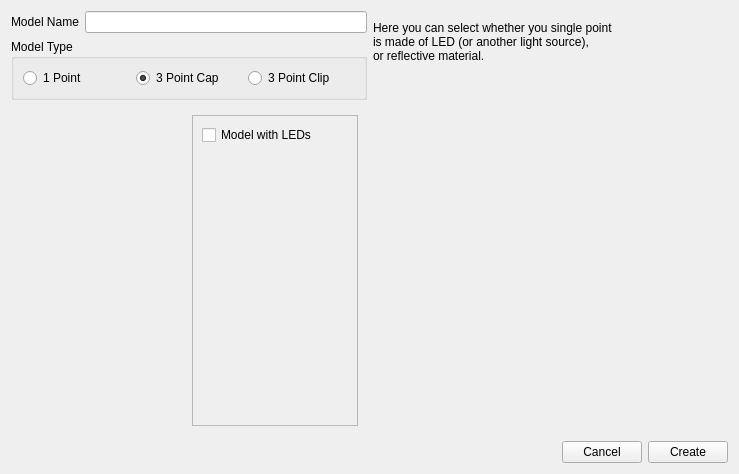
<?xml version="1.0" encoding="UTF-8"?>
<ui version="4.0">
 <class>ModelCreation</class>
 <widget class="QWidget" name="ModelCreation">
  <property name="geometry">
   <rect>
    <x>0</x>
    <y>0</y>
    <width>739</width>
    <height>474</height>
   </rect>
  </property>
  <property name="windowTitle">
   <string>Model Creation</string>
  </property>
  <layout class="QVBoxLayout" name="verticalLayout_2">
   <item>
    <layout class="QHBoxLayout" name="horizontalLayout_4">
     <item>
      <layout class="QVBoxLayout" name="verticalLayout">
       <item>
        <layout class="QHBoxLayout" name="horizontalLayout_2">
         <item>
          <widget class="QLabel" name="label">
           <property name="text">
            <string>Model Name</string>
           </property>
          </widget>
         </item>
         <item>
          <widget class="QLineEdit" name="ModelName"/>
         </item>
        </layout>
       </item>
       <item>
        <widget class="QGroupBox" name="groupBox_2">
         <property name="title">
          <string>Model Type</string>
         </property>
         <layout class="QHBoxLayout" name="horizontalLayout_9">
          <item>
           <widget class="QRadioButton" name="Model1Pt">
            <property name="text">
             <string>1 Point</string>
            </property>
           </widget>
          </item>
          <item>
           <widget class="QRadioButton" name="Model3PtCap">
            <property name="text">
             <string>3 Point Cap</string>
            </property>
            <property name="checked">
             <bool>true</bool>
            </property>
           </widget>
          </item>
          <item>
           <widget class="QRadioButton" name="Model3PtClip">
            <property name="text">
             <string>3 Point Clip</string>
            </property>
           </widget>
          </item>
         </layout>
        </widget>
       </item>
       <item>
        <widget class="QStackedWidget" name="ModelStack">
         <property name="currentIndex">
          <number>2</number>
         </property>
         <widget class="QWidget" name="page_3">
          <layout class="QHBoxLayout" name="horizontalLayout_3">
           <item>
            <widget class="QLabel" name="label_24">
             <property name="sizePolicy">
              <sizepolicy hsizetype="Minimum" vsizetype="Minimum">
               <horstretch>0</horstretch>
               <verstretch>0</verstretch>
              </sizepolicy>
             </property>
             <property name="text">
              <string/>
             </property>
             <property name="pixmap">
              <pixmap resource="ltr_rc.qrc">:/ltr/cap_small.png</pixmap>
             </property>
             <property name="scaledContents">
              <bool>false</bool>
             </property>
            </widget>
           </item>
           <item>
            <widget class="QFrame" name="frame_3">
             <property name="frameShape">
              <enum>QFrame::StyledPanel</enum>
             </property>
             <property name="frameShadow">
              <enum>QFrame::Raised</enum>
             </property>
             <layout class="QVBoxLayout" name="verticalLayout_4">
              <item>
               <layout class="QVBoxLayout" name="verticalLayout_9">
                <item>
                 <layout class="QGridLayout" name="gridLayout_2">
                  <item row="0" column="0">
                   <widget class="QLabel" name="label_25">
                    <property name="text">
                     <string>A [mm]</string>
                    </property>
                   </widget>
                  </item>
                  <item row="0" column="1">
                   <widget class="QDoubleSpinBox" name="CapA">
                    <property name="minimum">
                     <double>1.000000000000000</double>
                    </property>
                    <property name="maximum">
                     <double>999.990000000000009</double>
                    </property>
                    <property name="value">
                     <double>50.000000000000000</double>
                    </property>
                   </widget>
                  </item>
                  <item row="1" column="1">
                   <widget class="QDoubleSpinBox" name="CapB">
                    <property name="minimum">
                     <double>1.000000000000000</double>
                    </property>
                    <property name="maximum">
                     <double>999.990000000000009</double>
                    </property>
                    <property name="value">
                     <double>70.000000000000000</double>
                    </property>
                   </widget>
                  </item>
                  <item row="1" column="0">
                   <widget class="QLabel" name="label_26">
                    <property name="text">
                     <string>B [mm]</string>
                    </property>
                   </widget>
                  </item>
                  <item row="2" column="0">
                   <widget class="QLabel" name="label_27">
                    <property name="text">
                     <string>C [mm]</string>
                    </property>
                   </widget>
                  </item>
                  <item row="2" column="1">
                   <widget class="QDoubleSpinBox" name="CapC">
                    <property name="minimum">
                     <double>1.000000000000000</double>
                    </property>
                    <property name="maximum">
                     <double>999.990000000000009</double>
                    </property>
                    <property name="value">
                     <double>92.500000000000000</double>
                    </property>
                   </widget>
                  </item>
                  <item row="3" column="0">
                   <widget class="QLabel" name="label_28">
                    <property name="text">
                     <string>Hy [mm]</string>
                    </property>
                   </widget>
                  </item>
                  <item row="3" column="1">
                   <widget class="QDoubleSpinBox" name="CapHy">
                    <property name="minimum">
                     <double>1.000000000000000</double>
                    </property>
                    <property name="maximum">
                     <double>999.990000000000009</double>
                    </property>
                    <property name="value">
                     <double>100.000000000000000</double>
                    </property>
                   </widget>
                  </item>
                  <item row="4" column="0">
                   <widget class="QLabel" name="label_29">
                    <property name="text">
                     <string>Hz [mm]</string>
                    </property>
                   </widget>
                  </item>
                  <item row="4" column="1">
                   <widget class="QDoubleSpinBox" name="CapHz">
                    <property name="minimum">
                     <double>1.000000000000000</double>
                    </property>
                    <property name="maximum">
                     <double>999.990000000000009</double>
                    </property>
                    <property name="value">
                     <double>90.000000000000000</double>
                    </property>
                   </widget>
                  </item>
                 </layout>
                </item>
                <item>
                 <spacer name="verticalSpacer_5">
                  <property name="orientation">
                   <enum>Qt::Vertical</enum>
                  </property>
                  <property name="sizeHint" stdset="0">
                   <size>
                    <width>20</width>
                    <height>40</height>
                   </size>
                  </property>
                 </spacer>
                </item>
                <item>
                 <widget class="QCheckBox" name="CapLeds">
                  <property name="text">
                   <string>Model with LEDs</string>
                  </property>
                 </widget>
                </item>
               </layout>
              </item>
             </layout>
            </widget>
           </item>
          </layout>
         </widget>
         <widget class="QWidget" name="page_4">
          <layout class="QHBoxLayout" name="horizontalLayout_12">
           <item>
            <widget class="QLabel" name="label_30">
             <property name="text">
              <string/>
             </property>
             <property name="pixmap">
              <pixmap resource="ltr_rc.qrc">:/ltr/clip_small.png</pixmap>
             </property>
            </widget>
           </item>
           <item>
            <widget class="QFrame" name="frame_4">
             <property name="frameShape">
              <enum>QFrame::StyledPanel</enum>
             </property>
             <property name="frameShadow">
              <enum>QFrame::Raised</enum>
             </property>
             <layout class="QVBoxLayout" name="verticalLayout_5">
              <item>
               <layout class="QVBoxLayout" name="verticalLayout_11">
                <item>
                 <layout class="QGridLayout" name="gridLayout_3">
                  <item row="0" column="0">
                   <widget class="QLabel" name="label_3">
                    <property name="text">
                     <string>A [mm]</string>
                    </property>
                   </widget>
                  </item>
                  <item row="0" column="1">
                   <widget class="QDoubleSpinBox" name="ClipA">
                    <property name="minimum">
                     <double>1.000000000000000</double>
                    </property>
                    <property name="maximum">
                     <double>999.990000000000009</double>
                    </property>
                    <property name="value">
                     <double>30.000000000000000</double>
                    </property>
                   </widget>
                  </item>
                  <item row="1" column="1">
                   <widget class="QDoubleSpinBox" name="ClipB">
                    <property name="minimum">
                     <double>1.000000000000000</double>
                    </property>
                    <property name="maximum">
                     <double>999.990000000000009</double>
                    </property>
                    <property name="value">
                     <double>40.000000000000000</double>
                    </property>
                   </widget>
                  </item>
                  <item row="1" column="0">
                   <widget class="QLabel" name="label_34">
                    <property name="text">
                     <string>B [mm]</string>
                    </property>
                   </widget>
                  </item>
                  <item row="2" column="0">
                   <widget class="QLabel" name="label_35">
                    <property name="text">
                     <string>C [mm]</string>
                    </property>
                   </widget>
                  </item>
                  <item row="2" column="1">
                   <widget class="QDoubleSpinBox" name="ClipC">
                    <property name="minimum">
                     <double>1.000000000000000</double>
                    </property>
                    <property name="maximum">
                     <double>999.990000000000009</double>
                    </property>
                    <property name="value">
                     <double>70.000000000000000</double>
                    </property>
                   </widget>
                  </item>
                  <item row="5" column="0">
                   <widget class="QLabel" name="label_36">
                    <property name="text">
                     <string>Hy [mm]</string>
                    </property>
                   </widget>
                  </item>
                  <item row="5" column="1">
                   <widget class="QDoubleSpinBox" name="ClipHy">
                    <property name="minimum">
                     <double>-999.990000000000009</double>
                    </property>
                    <property name="maximum">
                     <double>999.990000000000009</double>
                    </property>
                    <property name="value">
                     <double>-100.000000000000000</double>
                    </property>
                   </widget>
                  </item>
                  <item row="6" column="0">
                   <widget class="QLabel" name="label_37">
                    <property name="text">
                     <string>Hz [mm]</string>
                    </property>
                   </widget>
                  </item>
                  <item row="6" column="1">
                   <widget class="QDoubleSpinBox" name="ClipHz">
                    <property name="minimum">
                     <double>-999.990000000000009</double>
                    </property>
                    <property name="maximum">
                     <double>999.990000000000009</double>
                    </property>
                    <property name="value">
                     <double>50.000000000000000</double>
                    </property>
                   </widget>
                  </item>
                  <item row="3" column="0">
                   <widget class="QLabel" name="label_38">
                    <property name="text">
                     <string>D [mm]</string>
                    </property>
                   </widget>
                  </item>
                  <item row="3" column="1">
                   <widget class="QDoubleSpinBox" name="ClipD">
                    <property name="minimum">
                     <double>1.000000000000000</double>
                    </property>
                    <property name="maximum">
                     <double>999.990000000000009</double>
                    </property>
                    <property name="value">
                     <double>80.000000000000000</double>
                    </property>
                   </widget>
                  </item>
                  <item row="4" column="0">
                   <widget class="QLabel" name="label_39">
                    <property name="text">
                     <string>Hx [mm]</string>
                    </property>
                   </widget>
                  </item>
                  <item row="4" column="1">
                   <widget class="QDoubleSpinBox" name="ClipHx">
                    <property name="minimum">
                     <double>-999.990000000000009</double>
                    </property>
                    <property name="maximum">
                     <double>999.990000000000009</double>
                    </property>
                    <property name="value">
                     <double>-100.000000000000000</double>
                    </property>
                   </widget>
                  </item>
                 </layout>
                </item>
                <item>
                 <spacer name="verticalSpacer_6">
                  <property name="orientation">
                   <enum>Qt::Vertical</enum>
                  </property>
                  <property name="sizeHint" stdset="0">
                   <size>
                    <width>20</width>
                    <height>40</height>
                   </size>
                  </property>
                 </spacer>
                </item>
                <item>
                 <widget class="QCheckBox" name="ClipLeds">
                  <property name="text">
                   <string>Model with LEDs</string>
                  </property>
                  <property name="checked">
                   <bool>true</bool>
                  </property>
                 </widget>
                </item>
               </layout>
              </item>
             </layout>
            </widget>
           </item>
          </layout>
         </widget>
         <widget class="QWidget" name="page">
          <layout class="QHBoxLayout" name="horizontalLayout_6">
           <item>
            <layout class="QHBoxLayout" name="horizontalLayout_5">
             <item>
              <widget class="QLabel" name="label_2">
               <property name="text">
                <string/>
               </property>
              </widget>
             </item>
             <item>
              <widget class="QFrame" name="frame">
               <property name="frameShape">
                <enum>QFrame::StyledPanel</enum>
               </property>
               <property name="frameShadow">
                <enum>QFrame::Raised</enum>
               </property>
               <layout class="QVBoxLayout" name="verticalLayout_6">
                <item>
                 <layout class="QVBoxLayout" name="verticalLayout_3">
                  <item>
                   <widget class="QCheckBox" name="SinglePtLeds">
                    <property name="text">
                     <string>Model with LEDs</string>
                    </property>
                   </widget>
                  </item>
                  <item>
                   <spacer name="verticalSpacer">
                    <property name="orientation">
                     <enum>Qt::Vertical</enum>
                    </property>
                    <property name="sizeHint" stdset="0">
                     <size>
                      <width>20</width>
                      <height>40</height>
                     </size>
                    </property>
                   </spacer>
                  </item>
                 </layout>
                </item>
               </layout>
              </widget>
             </item>
            </layout>
           </item>
          </layout>
         </widget>
        </widget>
       </item>
      </layout>
     </item>
     <item>
      <widget class="QStackedWidget" name="ModelDescStack">
       <property name="currentIndex">
        <number>2</number>
       </property>
       <widget class="QWidget" name="page_5">
        <layout class="QHBoxLayout" name="horizontalLayout_10">
         <item>
          <widget class="QLabel" name="label_31">
           <property name="text">
            <string>Here you can enter sizes of the CAP model.
All values are in milimeters.

Uncheck the &quot;Model with LEDs&quot; checkbox 
when using reflective model like TrackClip 
or similar. </string>
           </property>
           <property name="alignment">
            <set>Qt::AlignLeading|Qt::AlignLeft|Qt::AlignTop</set>
           </property>
          </widget>
         </item>
        </layout>
       </widget>
       <widget class="QWidget" name="page_6">
        <layout class="QVBoxLayout" name="verticalLayout_10">
         <item>
          <widget class="QLabel" name="label_33">
           <property name="text">
            <string>Here you can enter sizes of the CLIP model.
All values are in milimeters.

Uncheck the &quot;Model with LEDs&quot; checkbox 
when using reflective model like TrackClip 
or similar.</string>
           </property>
           <property name="alignment">
            <set>Qt::AlignLeading|Qt::AlignLeft|Qt::AlignTop</set>
           </property>
          </widget>
         </item>
        </layout>
       </widget>
       <widget class="QWidget" name="page_2">
        <widget class="QLabel" name="label_4">
         <property name="geometry">
          <rect>
           <x>0</x>
           <y>10</y>
           <width>301</width>
           <height>501</height>
          </rect>
         </property>
         <property name="text">
          <string>Here you can select whether you single point
is made of LED (or another light source),
or reflective material.
</string>
         </property>
         <property name="alignment">
          <set>Qt::AlignLeading|Qt::AlignLeft|Qt::AlignTop</set>
         </property>
        </widget>
       </widget>
      </widget>
     </item>
    </layout>
   </item>
   <item>
    <layout class="QHBoxLayout" name="horizontalLayout">
     <item>
      <spacer name="horizontalSpacer">
       <property name="orientation">
        <enum>Qt::Horizontal</enum>
       </property>
       <property name="sizeHint" stdset="0">
        <size>
         <width>40</width>
         <height>20</height>
        </size>
       </property>
      </spacer>
     </item>
     <item>
      <widget class="QPushButton" name="CancelButton">
       <property name="text">
        <string>Cancel</string>
       </property>
      </widget>
     </item>
     <item>
      <widget class="QPushButton" name="CreateButton">
       <property name="text">
        <string>Create</string>
       </property>
      </widget>
     </item>
    </layout>
   </item>
  </layout>
 </widget>
 <resources>
  <include location="ltr_rc.qrc"/>
  <include location="ltr_rc.qrc"/>
  <include location="../../../../.designer/backup/ltr_rc.qrc"/>
 </resources>
 <connections/>
</ui>
